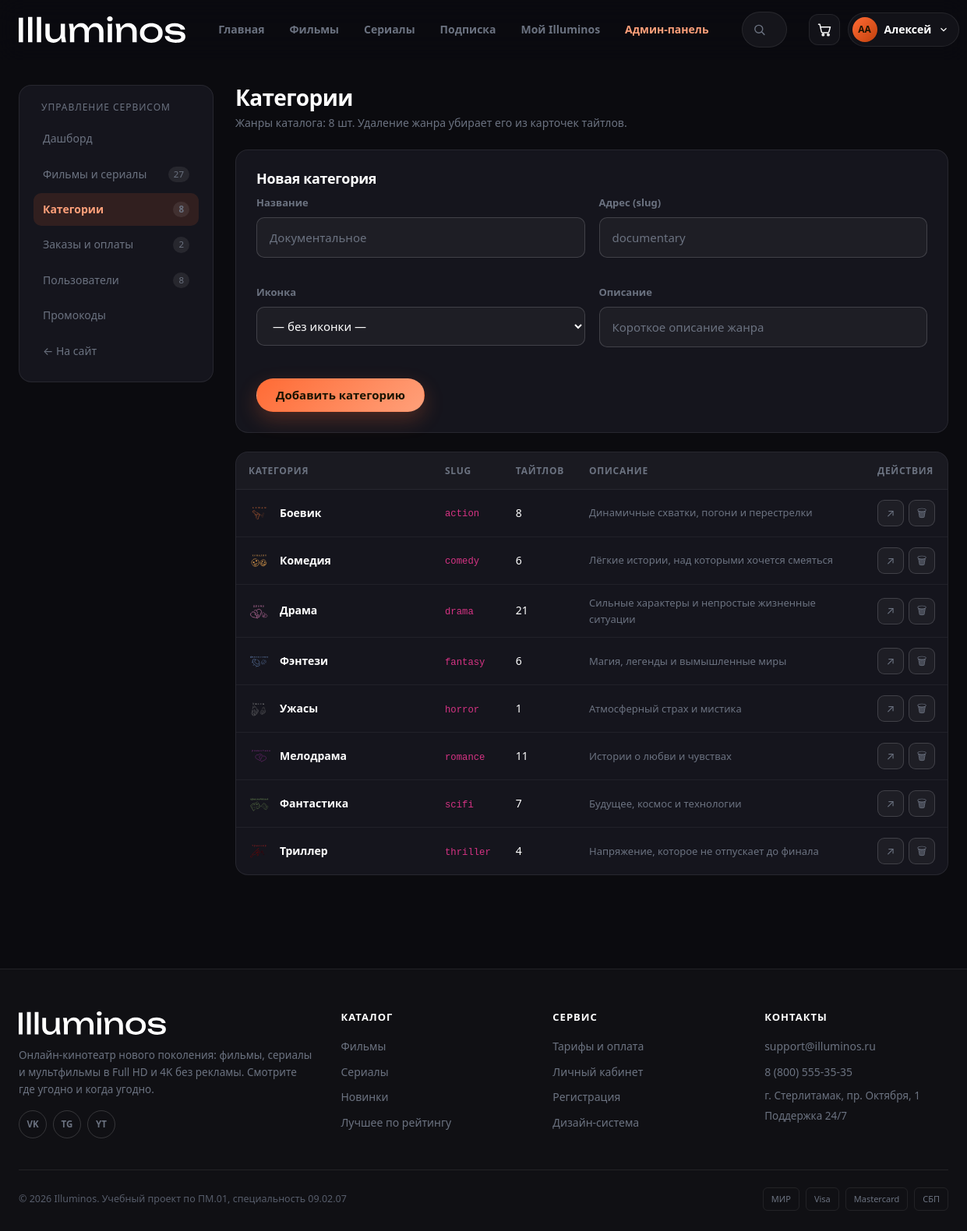
Page /admin/genres.php (signed in) on the committed database.
### tables this page shows
CREATE TABLE `users` (
  `id` int(10) unsigned NOT NULL AUTO_INCREMENT,
  `last_name` varchar(50) NOT NULL COMMENT 'Фамилия',
  `first_name` varchar(50) NOT NULL COMMENT 'Имя',
  `middle_name` varchar(50) DEFAULT NULL COMMENT 'Отчество',
  `login` varchar(32) NOT NULL COMMENT 'Логин для входа',
  `email` varchar(120) NOT NULL COMMENT 'Электронная почта',
  `password_hash` varchar(255) NOT NULL COMMENT 'Хеш пароля (password_hash)',
  `role` enum('user','subscriber','admin') NOT NULL DEFAULT 'user',
  `avatar` varchar(255) DEFAULT NULL COMMENT 'Файл аватара в uploads/avatars',
  `status` enum('active','blocked') NOT NULL DEFAULT 'active',
  `created_at` datetime NOT NULL DEFAULT CURRENT_TIMESTAMP,
  PRIMARY KEY (`id`),
  UNIQUE KEY `uq_users_login` (`login`),
  UNIQUE KEY `uq_users_email` (`email`)
);

CREATE TABLE `genres` (
  `id` int(10) unsigned NOT NULL AUTO_INCREMENT,
  `name` varchar(60) NOT NULL COMMENT 'Название жанра',
  `slug` varchar(60) NOT NULL COMMENT 'Латиница для URL',
  `icon` varchar(120) DEFAULT NULL COMMENT 'SVG-иконка категории',
  `description` varchar(255) DEFAULT NULL,
  `sort_order` tinyint(3) unsigned NOT NULL DEFAULT '0',
  PRIMARY KEY (`id`),
  UNIQUE KEY `uq_genres_slug` (`slug`)
);

### includes/functions.php (called while the page is built, shortened)
<?php
function url(string $path = ''): string
{
    return BASE_URL . '/' . ltrim($path, '/');
}
function asset(string $path): string
{
    return url('assets/' . ltrim($path, '/'));
}
function asset_versioned(string $path): string
{
    $file = __DIR__ . '/../assets/' . ltrim($path, '/');
    $version = is_file($file) ? (string)filemtime($file) : '1';
    return asset($path) . '?v=' . $version;
}
function e(?string $value): string
{
    return htmlspecialchars((string)$value, ENT_QUOTES | ENT_SUBSTITUTE, 'UTF-8');
}

### includes/auth.php (called while the page is built, shortened)
<?php
function current_user(): ?array
{
    static $user = null;
    static $loaded = false;
    if ($loaded) {
        return $user;
    }
    $loaded = true;
    $id = $_SESSION['user_id'] ?? null;
    $stmt = db()->prepare('SELECT * FROM users WHERE id = ? AND status = "active" LIMIT 1');
    $stmt->execute([$id]);
    $user = $stmt->fetch() ?: null;
    return $user;
}
function is_logged_in(): bool
{
    return current_user() !== null;
}
function is_admin(): bool
{
    return (current_user()['role'] ?? '') === 'admin';
}
function require_auth(): void
{
    if (!is_logged_in()) {
        flash('Войдите в аккаунт, чтобы продолжить.', 'warning');
        redirect(url('login.php?next=' . urlencode($_SERVER['REQUEST_URI'] ?? '')));
    }
}
function require_admin(): void
{
    require_auth();
}
function user_initials(array $user): string
{
    return mb_strtoupper(mb_substr($user['first_name'] ?? '', 0, 1) . mb_substr($user['last_name'] ?? '', 0, 1));
}

### config/db.php (called while the page is built, shortened)
<?php
function db(): PDO
{
    static $pdo = null;
    if ($pdo instanceof PDO) {
        return $pdo;
    }
    $dsn = sprintf('mysql:host=%s;port=%s;dbname=%s;charset=utf8mb4', DB_HOST, DB_PORT, DB_NAME);
    try {
        $pdo = new PDO($dsn, DB_USER, DB_PASS, [
            PDO::ATTR_ERRMODE            => PDO::ERRMODE_EXCEPTION,
            PDO::ATTR_DEFAULT_FETCH_MODE => PDO::FETCH_ASSOC,
            PDO::ATTR_EMULATE_PREPARES   => false,
        ]);
    } catch (PDOException $e) {
        http_response_code(500);
        exit(
            '<div class="u-font-system u-p-40 u-max-w-720 u-m-0-auto u-text-eee u-bg-12121a">'
            . '<h2 class="u-text-accent-hex">Нет соединения с базой данных</h2>'
            . '<p>Проверьте, что MySQL запущен в OpenServer Panel, а база <b>' . DB_NAME . '</b> импортирована из '
            . '<code>database/illuminos.sql</code>.</p>'
            . '<p class="u-text-dim">' . htmlspecialchars($e->getMessage()) . '</p></div>'
        );
    }
    return $pdo;
}

### includes/catalog.php (called while the page is built, shortened)
<?php
function genres_all(): array
{
    return db()->query(
        'SELECT g.*, COUNT(tg.title_id) AS titles_count
           FROM genres g
           LEFT JOIN title_genres tg ON tg.genre_id = g.id
          GROUP BY g.id
          ORDER BY g.sort_order, g.name'
    )->fetchAll();
}

### admin/genres.php (the view, shortened to what this page needs)
<?php
require_once __DIR__ . '/../includes/catalog.php';
require_admin();
$genres = genres_all();
require __DIR__ . '/../includes/header.php';
?>
<div class="container">
    <div class="admin-layout">
        <?php require __DIR__ . '/_nav.php'; ?>
        <div class="admin-main">
            <div class="admin-head">
                <div>
                    <h1>Категории</h1>
                    <p>Жанры каталога: <?= count($genres) ?> шт. Удаление жанра убирает его из карточек тайтлов.</p>
                </div>
            </div>
            <form class="admin-form u-mb-24" method="post" action="<?= url('admin/genres.php') ?>">
                <h2 class="u-fs-18">Новая категория</h2>
                <div class="form-grid">
                    <div class="field">
                        <label class="field__label" for="name">Название</label>
                        <input class="field__input" id="name" name="name" placeholder="Документальное" required>
                    </div>
                    <div class="field">
                        <label class="field__label" for="slug">Адрес (slug)</label>
                        <input class="field__input" id="slug" name="slug" placeholder="documentary">
                    </div>
                    <div class="field">
                        <label class="field__label" for="icon">Иконка</label>
                        <select class="field__input" id="icon" name="icon">
                            <option value="">— без иконки —</option>
                        </select>
                    </div>
                    <div class="field">
                        <label class="field__label" for="description">Описание</label>
                        <input class="field__input" id="description" name="description" placeholder="Короткое описание жанра">
                    </div>
                </div>
                <div class="form-actions">
                    <button class="btn btn--primary" type="submit">Добавить категорию</button>
                </div>
            </form>
            <div class="admin-table-wrap">
                <table class="admin-table">
                    <thead>
                    <tr><th>Категория</th><th>Slug</th><th>Тайтлов</th><th>Описание</th><th>Действия</th></tr>
                    </thead>
                    <tbody>
                    <?php foreach ($genres as $genre): ?>
                        <tr>
                            <td>
                                <div class="admin-table__title">
                                    <?php if ($genre['icon']): ?>
                                        <img class="u-w-28 u-h-28" src="<?= asset('img/categories/' . $genre['icon']) ?>" alt="">
                                    <?php endif; ?>
                                    <strong><?= e($genre['name']) ?></strong>
                                </div>
                            </td>
                            <td><code><?= e($genre['slug']) ?></code></td>
                            <td><?= (int)$genre['titles_count'] ?></td>
                            <td class="u-text-muted u-fs-13"><?= e($genre['description']) ?></td>
                            <td>
                                <div class="table-actions">
                                    <a class="icon-btn" href="<?= url('catalog.php?genre=' . urlencode($genre['slug'])) ?>"
                                       target="_blank" title="Открыть каталог">↗</a>
                                    <form method="post" action="<?= url('admin/genres.php') ?>"
                                          onsubmit="return confirm('Удалить категорию «<?= e($genre['name']) ?>»?');">
                                        <button class="icon-btn icon-btn--danger" type="submit" title="Удалить">🗑</button>
                                    </form>
                                </div>
                            </td>
                        </tr>
                    <?php endforeach; ?>
                    </tbody>
                </table>
            </div>
        </div>
    </div>
</div>
<?php require __DIR__ . '/../includes/footer.php'; ?>

### includes/header.php (shortened to what this page needs)
<?php
$user       = current_user();
$active     = $active ?? '';
?>
<!DOCTYPE html>
<html lang="ru">
<head>
    <link rel="stylesheet" href="<?= asset_versioned('vendor/bootstrap.min.css') ?>">
    <link rel="stylesheet" href="<?= asset_versioned('css/style.css') ?>">
</head>
<body>
<header class="site-header" id="siteHeader">
    <div class="container site-header__inner">
        <a class="logo" href="<?= url('index.php') ?>" aria-label="Illuminos — на главную">
            <img class="logo__img" src="<?= asset('img/logos/logo.svg') ?>" alt="Illuminos">
        </a>
        <nav class="main-nav" id="mainNav" aria-label="Основная навигация">
            <a class="main-nav__link <?= $active === 'home' ? 'is-active' : '' ?>" href="<?= url('index.php') ?>">Главная</a>
            <a class="main-nav__link <?= $active === 'movies' ? 'is-active' : '' ?>" href="<?= url('movies.php') ?>">Фильмы</a>
            <a class="main-nav__link <?= $active === 'series' ? 'is-active' : '' ?>" href="<?= url('series.php') ?>">Сериалы</a>
            <a class="main-nav__link <?= $active === 'pricing' ? 'is-active' : '' ?>" href="<?= url('pricing.php') ?>">Подписка</a>
            <?php if ($user): ?>
                <a class="main-nav__link <?= $active === 'cabinet' ? 'is-active' : '' ?>" href="<?= url('cabinet.php') ?>">Мой Illuminos</a>
            <?php endif; ?>
            <?php if (is_admin()): ?>
                <a class="main-nav__link main-nav__link--admin" href="<?= url('admin/index.php') ?>">Админ-панель</a>
            <?php endif; ?>
        </nav>
        <form class="search" id="searchForm" action="<?= url('catalog.php') ?>" method="get" autocomplete="off" role="search">
            <svg class="search__icon" viewBox="0 0 24 24" aria-hidden="true">
                <circle cx="11" cy="11" r="7"></circle>
                <line x1="21" y1="21" x2="16.4" y2="16.4"></line>
            </svg>
            <input class="search__input" type="search" name="q" id="searchInput"
                   placeholder="Фильмы, сериалы, актёры" aria-label="Поиск по каталогу"
                   value="<?= e($_GET['q'] ?? '') ?>">
        </form>
        <div class="header-actions">
            <a class="cart-link" href="<?= url('cart.php') ?>" aria-label="Корзина">
                <svg viewBox="0 0 24 24" aria-hidden="true">
                    <path d="M3 4h2l2.4 11.2a2 2 0 0 0 2 1.6h7.7a2 2 0 0 0 2-1.6L21 8H6"></path>
                    <circle cx="10" cy="20" r="1.4"></circle>
                    <circle cx="18" cy="20" r="1.4"></circle>
                </svg>
            </a>
            <?php if ($user): ?>
                <div class="user-menu" id="userMenu">
                    <button class="user-menu__toggle" type="button" aria-haspopup="true" aria-expanded="false">
                        <?php if (!empty($user['avatar'])): ?>
                            <img class="avatar" src="<?= url('uploads/avatars/' . $user['avatar']) ?>" alt="">
                        <?php else: ?>
                            <span class="avatar avatar--initials"><?= e(user_initials($user)) ?></span>
                        <?php endif; ?>
                        <span class="user-menu__name"><?= e($user['first_name']) ?></span>
                        <svg class="user-menu__chevron" viewBox="0 0 24 24" aria-hidden="true"><path d="M6 9l6 6 6-6"/></svg>
                    </button>
                </div>
            <?php endif; ?>
        </div>
    </div>
</header>
<main class="site-main">

### rows in the picture
users: user_initials($user) "АА", first_name "Алексей"
genres: icon (picture), name "Боевик", slug "action", titles_count "8", description "Динамичные схватки, погони и перестрелки"
genres: icon (picture), name "Комедия", slug "comedy", titles_count "6", description "Лёгкие истории, над которыми хочется смеяться"
genres: icon (picture), name "Драма", slug "drama", titles_count "21", description "Сильные характеры и непростые жизненные ситуации"
genres: icon (picture), name "Фэнтези", slug "fantasy", titles_count "6", description "Магия, легенды и вымышленные миры"
genres: icon (picture), name "Ужасы", slug "horror", titles_count "1", description "Атмосферный страх и мистика"
genres: icon (picture), name "Мелодрама", slug "romance", titles_count "11", description "Истории о любви и чувствах"
genres: icon (picture), name "Фантастика", slug "scifi", titles_count "7", description "Будущее, космос и технологии"
genres: icon (picture), name "Триллер", slug "thriller", titles_count "4", description "Напряжение, которое не отпускает до финала"

### other values in the picture
$counts['titles'] "27"
$counts['genres'] "8"
$counts['payments'] "2"
$counts['users'] "8"
count($genres) "8"
SITE_EMAIL "support@illuminos.ru"
SITE_PHONE "8 (800) 555-35-35"
SITE_ADDRESS "г. Стерлитамак, пр. Октября, 1"
SITE_NAME "Illuminos"
